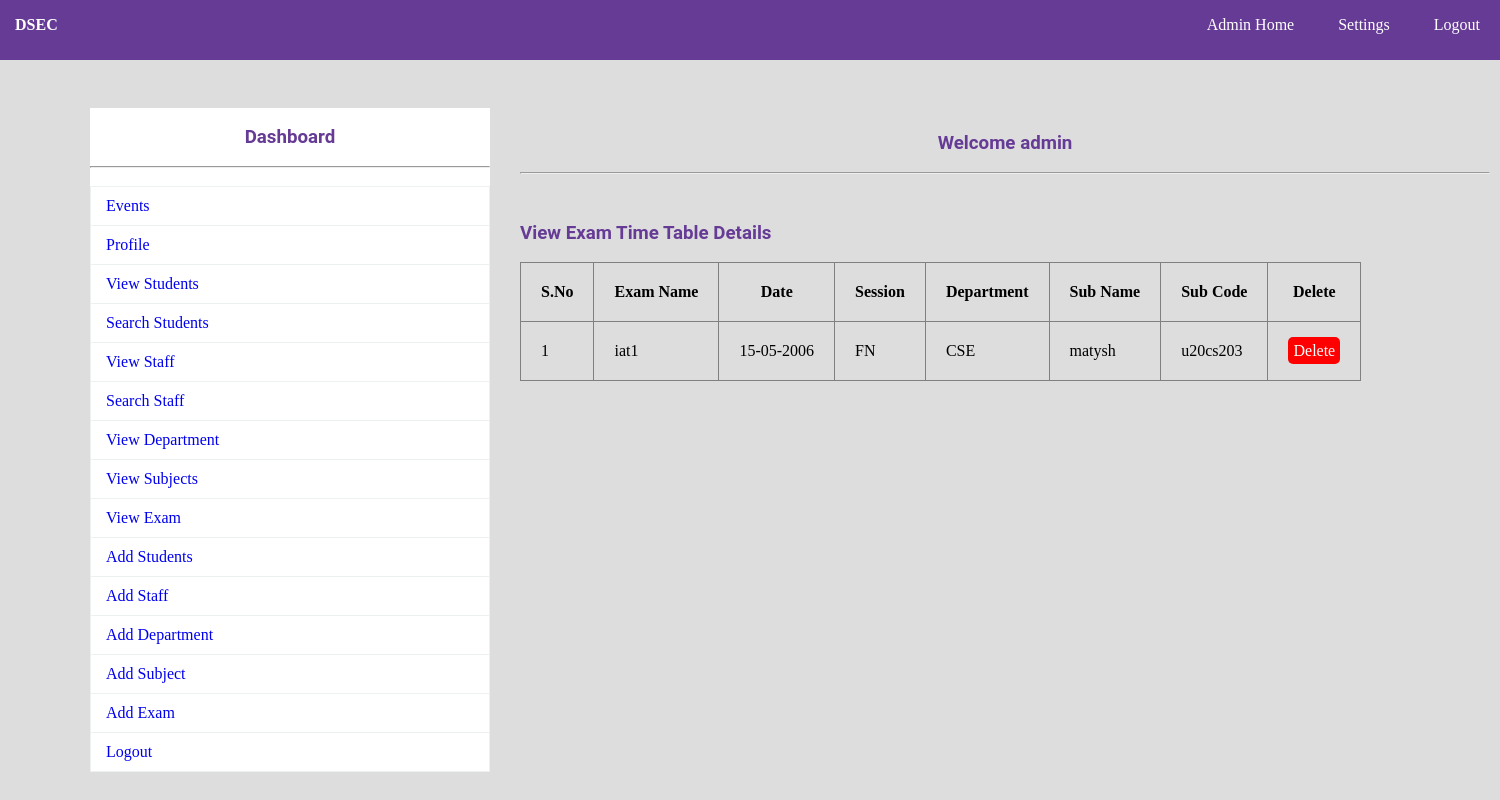
Screenshot of /college/view_exam.php (signed in) with the database file from the repository.
### tables this page shows
CREATE TABLE `exam` (
  `EID` int(11) NOT NULL,
  `ENAME` varchar(150) NOT NULL,
  `EDATE` varchar(150) NOT NULL,
  `SESSION` varchar(150) NOT NULL,
  `DEPT` varchar(150) NOT NULL,
  `SUB` varchar(150) NOT NULL,
  `SCO` varchar(150) NOT NULL
);

### college/view_exam.php (the view, shortened to what this page needs)
<?php
	include"database.php";
?>
<!DOCTYPE html>
<html>
	<head>
		<link rel="stylesheet" type="text/css" href="css/style.css">
	</head>
	<body>
			<?php include"navbar.php";?><br>
			<div id="section">
					<?php include"sidebar.php";?><br><br><br>
					<h3 class="text">Welcome <?php echo $_SESSION["ANAME"]; ?></h3><br><hr><br>
				<div class="content">
						<h3 >View Exam Time Table Details</h3><br>
						<table border="1px">
							<tr>
								<th>S.No</th>
								<th>Exam Name </th>
								<th>Date</th>
								<th>Session</th>
								<th>Department</th>
								<th>Sub Name</th>
								<th>Sub Code</th>
								<th>Delete</th>
							</tr>
							<?php
								$s="select * from exam";
								$res=$db->query($s);
								if($res->num_rows>0)
								{
									$i=0;
									while($r=$res->fetch_assoc())
									{
										$i++;
										echo "
											<tr>
												<td>{$i}</td>
												<td>{$r["ENAME"]}</td>
												<td>{$r["EDATE"]}</td>
												<td>{$r["SESSION"]}</td>
												<td>{$r["DEPT"]}</td>
												<td>{$r["SUB"]}</td>
												<td>{$r["SCO"]}</td>
												<td><a href='delete_exam.php?id={$r["EID"]}' class='btnr'>Delete</a></td>
											</tr>
										";
									}
								}
								else
								{
									echo "No Record Found";
								}
							?>
						</table>
				</div>
			</div>
	</body>
</html>

### college/css/style.css (style rules this page uses)
* { padding:0px; margin:0px; }
html { background:#dddddd; }
a { text-decoration:none; }
h1,h2,h3,h4,h5,h6,label { font-family:roboto; color:#663b95; }
.btnr { border-radius:5px; padding:5px; background:#ff0000; color:white; }
.text { text-align:center; }
#section { height:auto; width:1400px; margin-left:90px; font-family:cambria; }
.content { margin-top:30px; height:auto; width:950px; float:left; }
tr,td,th { padding:20px; }
table { border-collapse:collapse; }

### rows the page displays
exam: ENAME "iat1", EDATE "15-05-2006", SESSION "FN", DEPT "CSE", SUB "matysh", SCO "u20cs203"

### other values shown
$_SESSION["ANAME"] "admin"
